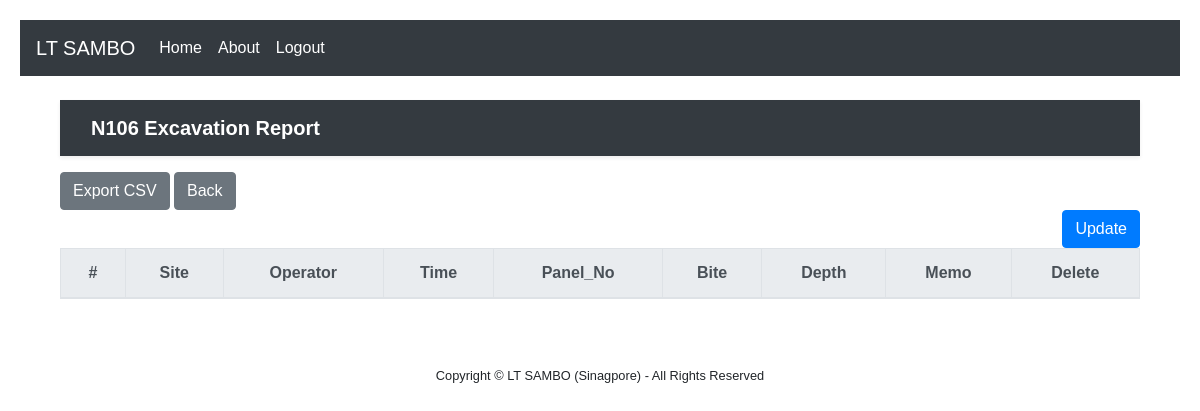
The page /N106/ (signed in) on the database as committed earlier.
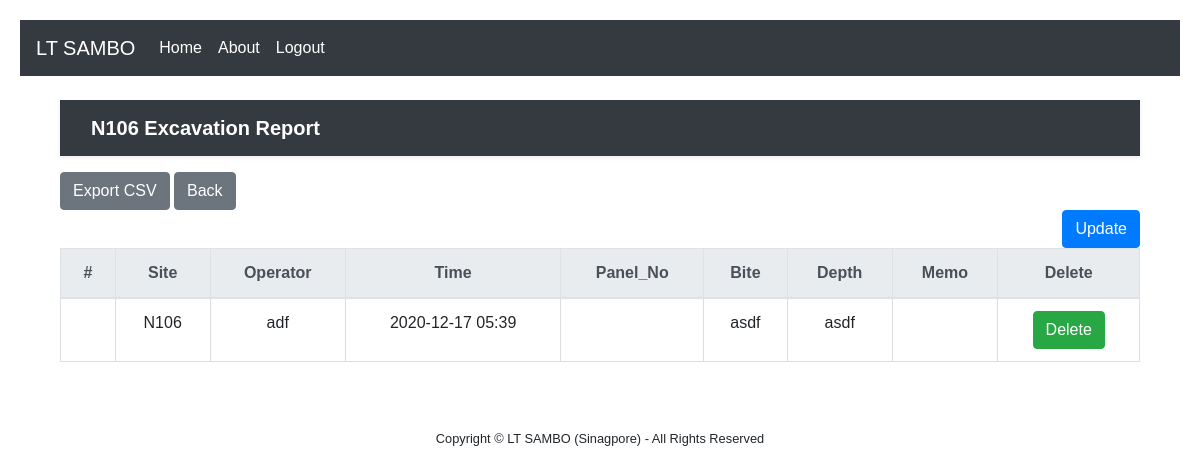
The same page on the database as committed later.
### pages/models.py (models this page shows)
class Board_N106(models.Model):
    Site = models.CharField(max_length=10, null=False)
    Operator = models.CharField(max_length=10, null=False)
    Panel_No = models.CharField(max_length=20, null=False)
    Bite = models.CharField(max_length=20, null=False)
    Depth = models.CharField(max_length=20, null=False)
    Memo = models.CharField(max_length=30, null=False)
    created_date = models.DateTimeField(auto_now_add=True)
    modified_date = models.DateTimeField(auto_now=True)

### pages/views.py (the view)
# urls.py: path('N106/', views.Site_N106, name='N106'),
def Site_N106(request):
    boards_n106 = {'boards_n106': Board_N106.objects.all()}
    return render(request, 'N106.html', boards_n106)

### pages/templates/N106.html (shortened to what this page needs)
{% extends 'base.html' %}
{% block content %}
{% if user.is_authenticated %}
{% load static %}
<div class ="container">
<!DOCTYPE html>
<html lang="ko">
<head>
    <link rel="stylesheet" href="{% static 'bootstrap/css/style.css' %}" >
</head>
<body>
<header>
    <div class="navbar navbar-dark bg-dark shadow-sm mb-3">
        <div class="container d-flex justify-content-between">
            <a href="/" class="navbar-brand d-flex align-items-center">
                <strong>N106 Excavation Report</strong>
            </a>
        </div>
    </div>
</header>
<div class="responsive-container">
    <a href="{% url 'export-n106-csv' %}" class="btn btn-secondary">Export CSV</a>
    <a class="btn btn-secondary" href="{% url 'home' %}" role="button">Back</a>
    <div class="row">
        <div class="col-auto mr-auto"></div>
        <div class="col-auto">
            <a class="btn btn-primary" href="/post_n106" role="button">Update</a>
        </div>
    </div>
    <table class="table">
        <thead class="thead-light">
        <tr class="text-center">
            <th scope="col">#</th>
            <th scope="col">Site</th>
            <th scope="col">Operator</th>
            <th scope="col">Time</th>
            <th scope="col">Panel_No</th>
            <th scope="col">Bite</th>
            <th scope="col">Depth</th>
            <th scope="col">Memo</th>
            <th scope="col">Delete</th>
        </tr>
        </thead>
        <tbody>
        {% for board_n106 in boards_n106 %}
        <tr class="text-center">
            <th scope="row">
            </th>
            <td data-label="Site">
                <span>{{ board_n106.Site }}</span>
            </td>
            <td data-label="Operator">
                <span>{{ board_n106.Operator }}</span>
            </td>
             <td data-label="Time">
                <span>{{ board_n106.created_date | date:"Y-m-d h:i" }}</span>
            </td>
            <td data-label="Panel_No">
            </td>
            <td data-label="Bite_No">
                <span>{{ board_n106.Bite }}</span>
            </td>
            <td data-label="Depth">
                <span>{{ board_n106.Depth }}</span>
            </td>
            <td data-label="Memo">
            </td>
            <td>
                <a href="/delete_N106/{{ board_n106.id }}"><span class="btn btn-success"  >Delete</span></a>
            </td>
        </tr>
        {% endfor %}
        </tbody>
    </table>
</div>
</body>
</html>
{% else %}
Login first!
{% endif %}
{% endblock %}

Rows that differ between the two databases and show on the page:
added Board_N106: Site "N106", Operator "adf", created_date "2020-12-17 05:39", Bite "asdf", Depth "asdf"
